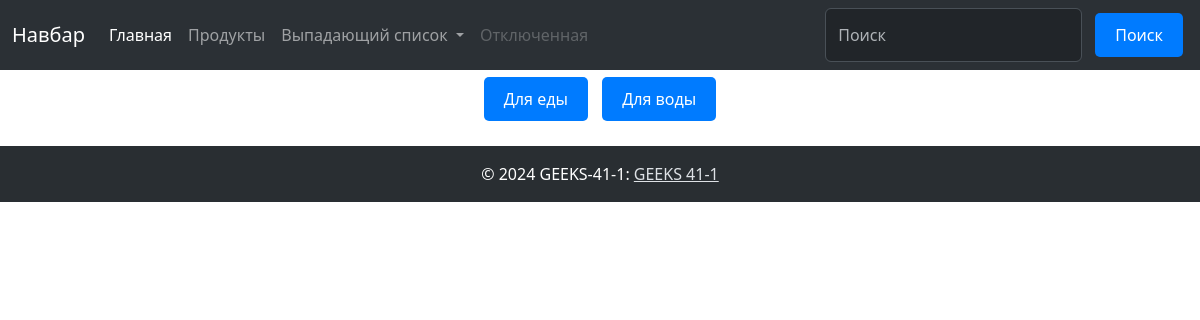
The page /all_products/ on the database as committed earlier.
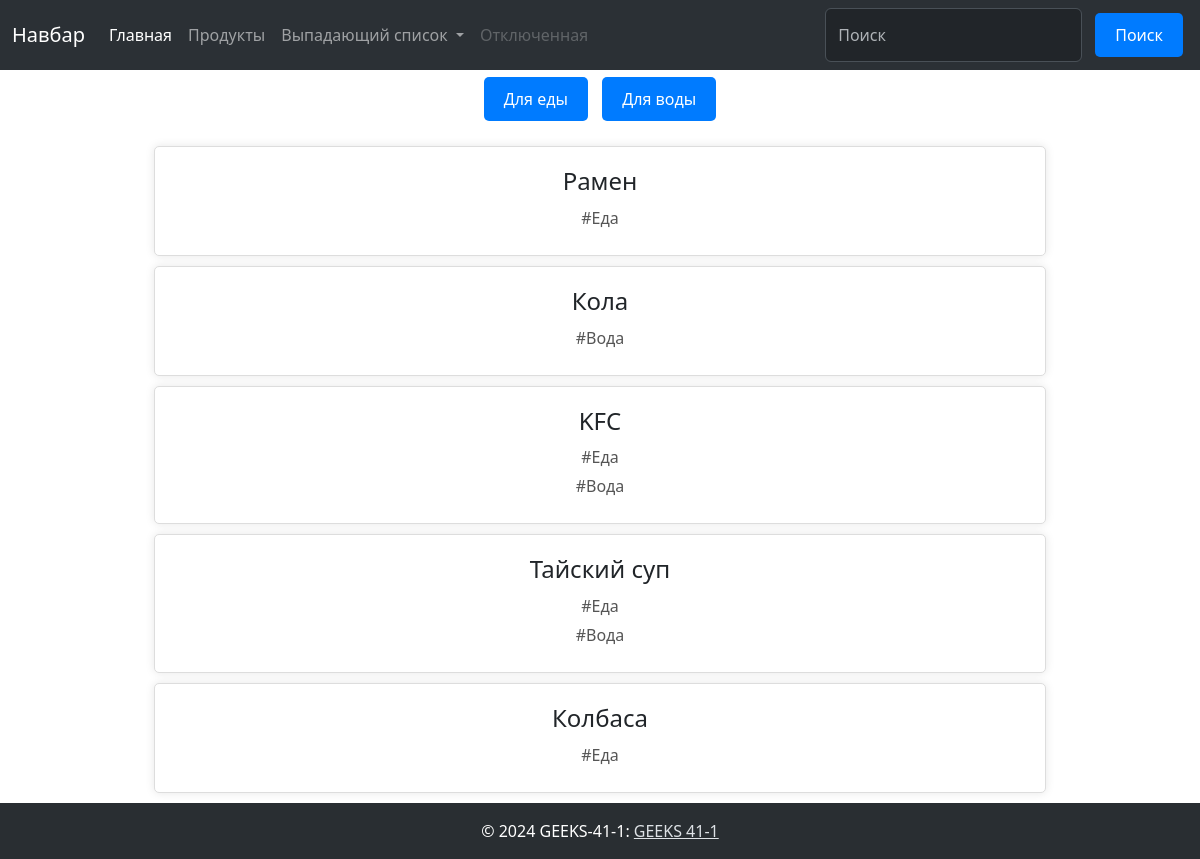
The same page on the database as committed later.
### news_blog/models.py (models this page shows, shortened)
class Product(models.Model):
    title = models.CharField(max_length=100)
    description = models.TextField(blank=True)
    price = models.PositiveIntegerField(default=100)
    tags = models.ManyToManyField(Tag)

class Tag(models.Model):
    name = models.CharField(max_length=100)

### news_blog/views.py (the view)
# urls.py: path("all_products/", views.all_products, name="all_products"),
def all_products(request):
    if request.method == "GET":
        products = Product.objects.filter().order_by("-id")
        return render(
            request,
            template_name="products/all_products.html",
            context={"products": products},
        )

### templates/products/all_products.html
{% load static %}
{% include "../header.html" %}
<link rel="stylesheet" href="{% static 'css/all_products.css' %}  ">
     <div class="container">
        <div class="buttons">
            <a href="/eat_products/" class="btn">Для еды</a>
            <a href="#" class="btn">Для воды</a>
        </div>
        <ul class="product-list">
            {% for i in products %}
            <li class="product-item">
                <h1>{{ i.title }}</h1>
                {% for tag in i.tags.all %}
                <p>#{{tag.name}}</p>
                {% endfor %}
            </li>
            {% endfor %}
        </ul>
    </div>
{% include "../footer.html" %}

### templates/header.html (shortened to what this page needs)
<!DOCTYPE html>
<html lang="en">
<head>
    <link href="https://cdn.jsdelivr.net/npm/bootstrap@5.3.3/dist/css/bootstrap.min.css" rel="stylesheet">
</head>
<body>
<nav class="navbar navbar-expand-lg bg-body-tertiary fixed-top"  data-bs-theme="dark">
  <div class="container-fluid">
    <a class="navbar-brand" href="#">Навбар</a>
    <div class="collapse navbar-collapse" id="navbarSupportedContent">
      <ul class="navbar-nav me-auto mb-2 mb-lg-0">
        <li class="nav-item">
          <a class="nav-link active" aria-current="page" href="{% url 'employees_list' %}">Главная</a>
        </li>
        <li class="nav-item">
          <a class="nav-link" href="{% url 'all_products' %}">Продукты</a>
        </li>
        <li class="nav-item dropdown">
          <a class="nav-link dropdown-toggle" href="#" role="button" data-bs-toggle="dropdown" aria-expanded="false">
            Выпадающий список
          </a>
        </li>
        <li class="nav-item">
          <a class="nav-link disabled">Отключенная</a>
        </li>
      </ul>
      <form action="{% url 'search' %}" method="GET" class="d-flex" role="search">
        <input class="form-control me-2" name="q" type="text" type="search" placeholder="Поиск" aria-label="Поиск">
        <button class="btn btn-outline-success" type="submit">Поиск</button>
      </form>
    </div>
  </div>
</nav>
<br><br><br>

### templates/footer.html (shortened to what this page needs)
<footer class="bg-body-tertiary text-center text-lg-start" data-bs-theme="dark">
  <div class="text-center p-3" style="background-color: rgba(0, 0, 0, 0.05); color: white">
    © 2024 GEEKS-41-1:
    <a class="text-body" href="">GEEKS 41-1</a>
  </div>
</footer>
</body>
</html>

### static/css/all_products.css (style rules this page uses)
.container { text-align: center; }
.buttons { margin-bottom: 20px; }
.btn { display: inline-block; padding: 10px 20px; margin: 5px; font-size: 16px; color: #fff; background-color: #007BFF; border: none; border-radius: 5px; text-decoration: none; transition: background-color 0.3s; }
.product-list { list-style-type: none; padding: 0; margin: 0; }
.product-item { background-color: #fff; padding: 20px; margin: 10px auto; border: 1px solid #ddd; border-radius: 5px; width: 80%; box-shadow: 0 0 10px rgba(0, 0, 0, 0.1); }
.product-item h1 { font-size: 24px; margin: 0 0 10px; }
.product-item p { margin: 5px 0; color: #555; }

Rows that differ between the two databases and show on the page:
added Product: title "Рамен"
added Tag: name "Еда"
added Product: title "Кола"
added Tag: name "Вода"
added Product: title "KFC"
added Product: title "Тайский суп"
added Product: title "Колбаса"
